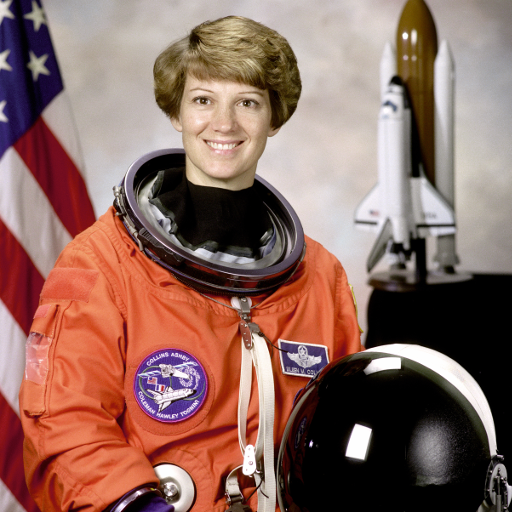
#> input picture skimage.data.astronaut(), 512 x 512 px
$ jupyter execute minimization.ipynb   (older library calls are emulated)
#> lines starting #> are read from the running program, lines starting #| are printed output that depends on the picture
### util.py
import numpy as np
import matplotlib.pyplot as plt

from scipy.signal import convolve2d, fftconvolve
from scipy.ndimage import filters
from scipy.optimize import OptimizeResult
from numpy.fft import fftn, ifftn
from itertools import chain
from skimage.draw import line_aa
from skimage.measure import compare_psnr
from math import sin, cos, pi, factorial

from PIL import Image

from richardson_lucy import richardson_lucy_matlab

def zero_pad(image, shape, position='corner'):
    """
    Extends image to a certain size with zeros
    Parameters
    ----------
    image: real 2d `numpy.ndarray`
        Input image
    shape: tuple of int
        Desired output shape of the image
    position : str, optional
        The position of the input image in the output one:
            * 'corner'
                top-left corner (default)
            * 'center'
                centered
    Returns
    -------
    padded_img: real `numpy.ndarray`
        The zero-padded image
    """
    shape = np.asarray(shape, dtype=int)
    imshape = np.asarray(image.shape, dtype=int)

    if np.alltrue(imshape == shape):
        return image

    if np.any(shape <= 0):
        raise ValueError("ZERO_PAD: null or negative shape given")

    dshape = shape - imshape
    if np.any(dshape < 0):
        raise ValueError("ZERO_PAD: target size smaller than source one")

    pad_img = np.zeros(shape, dtype=image.dtype)

    idx, idy = np.indices(imshape)

    if position == 'center':
        if np.any(dshape % 2 != 0):
            raise ValueError("ZERO_PAD: source and target shapes "
                             "have different parity.")
        offx, offy = dshape // 2
    else:
        offx, offy = (0, 0)

    pad_img[idx + offx, idy + offy] = image

    return pad_img

def psf2otf(psf, shape):
    """
    Convert point-spread function to optical transfer function.
    Compute the Fast Fourier Transform (FFT) of the point-spread
    function (PSF) array and creates the optical transfer function (OTF)
    array that is not influenced by the PSF off-centering.
    By default, the OTF array is the same size as the PSF array.
    To ensure that the OTF is not altered due to PSF off-centering, PSF2OTF
    post-pads the PSF array (down or to the right) with zeros to match
    dimensions specified in OUTSIZE, then circularly shifts the values of
    the PSF array up (or to the left) until the central pixel reaches (1,1)
    position.
    Parameters
    ----------
    psf : `numpy.ndarray`
        PSF array
    shape : int
        Output shape of the OTF array
    Returns
    -------
    otf : `numpy.ndarray`
        OTF array
    Notes
    -----
    Adapted from MATLAB psf2otf function
    """
    if np.all(psf == 0):
        return np.zeros_like(psf)

    inshape = psf.shape
    # Pad the PSF to outsize
    psf = zero_pad(psf, shape, position='corner')

    # Circularly shift OTF so that the 'center' of the PSF is
    # [0,0] element of the array
    for axis, axis_size in enumerate(inshape):
        psf = np.roll(psf, -int(axis_size / 2), axis=axis)

    # Compute the OTF
    otf = np.fft.fft2(psf)

    # Estimate the rough number of operations involved in the FFT
    # and discard the PSF imaginary part if within roundoff error
    # roundoff error  = machine epsilon = sys.float_info.epsilon
    # or np.finfo().eps
    n_ops = np.sum(psf.size * np.log2(psf.shape))
    otf = np.real_if_close(otf, tol=n_ops)

    return otf


def edgetaper(I, psf):
    """
    J = EDGETAPER(I,PSF) blurs the edges of image I using the point-spread
    function, PSF. The output image J is the weighted sum of the original
    image I and its blurred version. The weighting array, determined by the
    autocorrelation function of PSF, makes J equal to I in its central
    region, and equal to the blurred version of I near the edges.

    The EDGETAPER function reduces the ringing effect in image deblurring
    methods that use the discrete Fourier transform, such as DECONWNR,
    DECONVREG, and DECONVLUCY.

    Note that the size of the PSF cannot exceed half of the image size in any
    dimension.
    """
    # [I, PSF, sizeI, classI, sizePSF, numNSdim] = parse_inputs(varargin{:});
    if np.all(psf >= 0):
        psf /= psf.sum()
    # PSF size cannot be larger than sizeI/2 because windowing is performed
    # with PSF autocorrelation function
    if np.any(np.array(I.shape) <= np.array(psf.shape) * 2):
        raise ValueError(psf)

    numDim = len(psf.shape)
    beta = [0] * numDim
    for n in range(numDim):
        PSFproj = np.sum(psf, axis=n)
        z = np.real(ifftn(np.abs(fftn(PSFproj, (I.shape[n] - 1,)))**2))
        z = z/np.max(z)
        beta[n] = np.append(z, z[0])

    if numDim == 1:
        alpha = 1 - beta[0]
    else: # n == 2:
        alpha = np.matmul((1-beta[0]).reshape((I.shape[0], 1)), (1 - beta[1]).reshape(1, I.shape[1]))
    # n > 2 - not implemented
    otf = psf2otf(psf, I.shape);
    blurred = np.real(ifftn(fftn(I)*otf))
    #blurred = convolve2d(I, psf, 'same', 'wrap')#, 'symm')
    J = alpha * I + (1-alpha)*blurred

    return np.clip(J, np.min(I), np.max(I))

def show_results(original, noisy, result, titles=['Original Data', 'Blurred data', 'Restoration using\nRichardson-Lucy'], savefig=None):
    # Show results
    fig, ax = plt.subplots(nrows=1, ncols=3, figsize=(12, 10))
    plt.gray()

    for a in (ax[0], ax[1], ax[2]):
           a.axis('off')

    ax[0].imshow(original)
    ax[0].set_title(titles[0])

    ax[1].imshow(noisy)
    ax[1].set_title(titles[1])

    ax[2].imshow(result)#, vmin=noisy.min(), vmax=noisy.max())
    ax[2].set_title(titles[2])


    fig.subplots_adjust(wspace=0.02, hspace=0.2,
                        top=0.9, bottom=0.05, left=0, right=1)
    if savefig is not None:
        plt.savefig(savefig)
    plt.show()

def gkern2(kernlen=21, nsig=3):
    """Returns a 2D Gaussian kernel array."""

    # create nxn zeros
    inp = np.zeros((kernlen, kernlen))
    # set element at the middle to one, a dirac delta
    inp[kernlen//2, kernlen//2] = 1
    # gaussian-smooth the dirac, resulting in a gaussian filter mask
    return filters.gaussian_filter(inp, nsig)

# [44 lines left out: functions plot_corr, motion_blur_psf, motion_blur_psf_my, not called in this run]

def find_noise(image):
    N, M = image.shape
    F = fftn(image)
    part = .02
    area = F[int(N/2-N*part):int(N/2+N*part), int(M/2-M*part):int(M/2+M*part)]
    np.std
    np.var
    msv = np.sqrt(np.mean(np.abs(area) ** 2) / (N*M))
    I_res = ifftn(F-msv)
    NSR = msv**2 / np.var(I_res)
    return (msv, NSR)

def binomial(i, n):
    """Binomial coefficient"""
    return factorial(n) / float(
        factorial(i) * factorial(n - i))


def bernstein(t, i, n):
    """Bernstein polynom"""
    return binomial(i, n) * (t ** i) * ((1 - t) ** (n - i))


def bezier(t, points):
    """Calculate coordinate of a point in the bezier curve"""
    n = len(points) - 1
    x = y = 0
    for i, pos in enumerate(points):
        bern = bernstein(t, i, n)
        x += pos[0] * bern
        y += pos[1] * bern
    return int(x), int(y)


def bezier_curve_range(n, points):
    """Range of points in a curve bezier"""
    for i in range(n):
        t = i / float(n - 1)
        yield bezier(t, points)
"""
def bezier_psf(points, n=100):
    #print(points)
    curve = bezier_curve_range(n, points)
    r, c = zip(*[p for p in curve])
    psf = np.zeros((int(np.ceil(np.max(r)+1)), int(np.ceil(np.max(c)+1))))
    for rr, cc in zip(r,c):
        psf[rr, cc] += 1
    psf /= psf.sum()
    return psf
"""

def bezier_psf_aa(points, n=100):
    #print(points)
    curve = bezier_curve_range(n, points)
    X, Y = zip(*[p for p in curve])
    Y -= np.min(Y)
    X -= np.min(X)
    psf = np.zeros((int(np.ceil(np.max(Y)+2)), int(np.ceil(np.max(X)+2))))

    triangle_fun = lambda x: np.maximum(0, (1 - np.abs(x)))
    triangle_fun_prod = lambda x, y: np.multiply(triangle_fun(x), triangle_fun(y))
    triangle_fun_curve = lambda x, X: np.array([max(np.maximum(0, 1-np.abs(X-xx))) for xx in x])
    triangle_fun_curve2 = lambda x, y, X, Y: np.sqrt(triangle_fun_curve(x, X)**2  + triangle_fun_curve(y, Y)**2)

    x1 = np.floor(X).astype(np.int)
    x2 = x1+1
    y1 = np.floor(Y).astype(np.int)
    y2 = y1+1

    psf[y1, x1] += triangle_fun_curve2(X, Y, x1, y1)
    psf[y2, x1] += triangle_fun_curve2(X, Y, x1, y2)
    psf[y1, x2] += triangle_fun_curve2(X, Y, x2, y1)
    psf[y2, x2] += triangle_fun_curve2(X, Y, x2, y2)
    return psf/psf.sum()

def bezier_psf2(points, n=100):
    x = np.concatenate(([0], points[::2]))
    y = np.concatenate(([0], points[1::2]))
    xy = list(zip(x, y))
    return bezier_psf_aa(xy, n=n)

def compare_psnr_crop(im_true, im_test, crop_area=100, **kwargs):
    if crop_area is None:
        return compare_psnr(im_true, im_test, **kwargs)
    elif isinstance(crop_area, int):
        return compare_psnr(im_true[crop_area:-crop_area, crop_area:-crop_area],
                            im_test[crop_area:-crop_area, crop_area:-crop_area], **kwargs)
    else:
        return compare_psnr(im_true[crop_area[0]:crop_area[1], crop_area[2]:crop_area[3]],
                            im_test[crop_area[0]:crop_area[1], crop_area[2]:crop_area[3]], **kwargs)

def minimize_grad(fun, x0, grad=None, alpha=3, ftol = 1e-9, xtol=1e-4, maxiter=50, disp=False):
#> called with x0 = array of shape (2,), alpha = 1, ftol = 1e-09, xtol = 0.0001, maxiter = 100, disp = True
    # [8 lines left out: function gradient, not called in this run]
    def gradient2(x):
        fval = np.zeros((3,3))
        for dy in range(-1, 2):
            for dx in range(-1, 2):
                if not(dx == 0 and dy == 0):
                    fval[dy+1, dx+1] = fun(x+np.array([dx, dy]))
        sobel = np.array([[-1, 0, 1],
                          [-2, 0, 2],
                          [-1, 0, 1]])
        scale = np.sum(np.abs(sobel))
        dfdy = np.sum(fval * sobel.T)
        dfdx = np.sum(fval * sobel)
        G = np.array([dfdx, dfdy])
        return G# / np.sum(np.abs(G))

    if grad is None:
        grad = gradient2

    fin = False
    x = x0
    cur_f = fun(x)
    prev_f = cur_f
    iterations = 0
    nfev = 0
    prev_x = x

    #gradient loop
    while not fin:
        iterations += 1
        df = grad(x)
        nfev += 8

        if disp:
            print(x, prev_f, df)
        # optimal loop
        fin2 = False
        lamb = alpha
        while np.sum(np.abs(lamb*df)) > xtol:
            x1 = x - lamb*df
            cur_f = fun(x1)
            nfev += 1
            if cur_f < prev_f:
                x = x1
                prev_f= cur_f
            else:
                lamb *= -1/2
        #alpha *= .7
        #cur_f = fun(x)
        if disp:
            print(prev_x, x)
        if iterations >= maxiter or np.sum(np.abs(df))<ftol or np.sum(np.abs(prev_x-x))< xtol:
            fin = True
        prev_x = x
        prev_f = cur_f
    return OptimizeResult(x=x, nit=iterations, nfev=nfev)

def vec_len(x):
    return np.sqrt(np.sum(x**2))

# [9 lines left out: function second_point, not called in this run]

def funcToMinimizeCurved(xy, I_blurred, crop=100, *args, **kwargs):
    psf = bezier_psf2(xy, n=100)
    restored = richardson_lucy_matlab(I_blurred, psf, *args, **kwargs)
    I_restored = restored['image']
    #if 'useFFT' in kwargs and kwargs['useFFT']:
    df = fftconvolve(I_restored, psf, 'same') - I_blurred
    #else:
    #    df = convolve2d(I_restored, psf, 'same') - I_blurred
    return np.mean(np.square(df[crop:-crop, crop:-crop]))

def funcToMinimizeCurved2(xy1, xy2, I_blurred, crop=100, *args, **kwargs):
    xy = np.concatenate((np.array(xy1), np.array(xy2)))
    return funcToMinimizeCurved(xy=xy, I_blurred=I_blurred, crop=crop, *args, **kwargs)

def funcToMinimizeCurved3(xy2, xy1, I_blurred, crop=100, *args, **kwargs):
    xy = np.concatenate((np.array(xy1), np.array(xy2)))
    return funcToMinimizeCurved(xy=xy, I_blurred=I_blurred, crop=crop, *args, **kwargs)

def funcToMinimizeCurvedNormal(dist, xy2, I_blurred, crop=100, *args, **kwargs):
    xy = second_point(xy2, dist)
    return funcToMinimizeCurved2(xy1=xy, xy2=xy2, I_blurred=I_blurred, crop=crop, *args, **kwargs)

# [19 lines left out: functions npArrayToPng, show_and_save_image, not called in this run]

### richardson_lucy.py
import numpy as np
from scipy.signal import fftconvolve, convolve2d
from numpy.fft import fftn, ifftn
from scipy.stats.stats import pearsonr

def row_correlation(image):
    return pearsonr(image[1:,:].ravel(), image[:-1,:].ravel())[0]

def col_correlation(image):
    return pearsonr(image[:,1:].ravel(), image[:,:-1].ravel())[0]


def zero_pad(image, shape, position='corner'):
    """
    Extends image to a certain size with zeros
    Parameters
    ----------
    image: real 2d `numpy.ndarray`
        Input image
    shape: tuple of int
        Desired output shape of the image
    position : str, optional
        The position of the input image in the output one:
            * 'corner'
                top-left corner (default)
            * 'center'
                centered
    Returns
    -------
    padded_img: real `numpy.ndarray`
        The zero-padded image
    """
    shape = np.asarray(shape, dtype=int)
    imshape = np.asarray(image.shape, dtype=int)

    if np.alltrue(imshape == shape):
        return image

    if np.any(shape <= 0):
        raise ValueError("ZERO_PAD: null or negative shape given")

    dshape = shape - imshape
    if np.any(dshape < 0):
        raise ValueError("ZERO_PAD: target size smaller than source one")

    pad_img = np.zeros(shape, dtype=image.dtype)

    idx, idy = np.indices(imshape)

    if position == 'center':
        if np.any(dshape % 2 != 0):
            raise ValueError("ZERO_PAD: source and target shapes "
                             "have different parity.")
        offx, offy = dshape // 2
    else:
        offx, offy = (0, 0)

    pad_img[idx + offx, idy + offy] = image

    return pad_img

def psf2otf(psf, shape):
    """
    Convert point-spread function to optical transfer function.
    Compute the Fast Fourier Transform (FFT) of the point-spread
    function (PSF) array and creates the optical transfer function (OTF)
    array that is not influenced by the PSF off-centering.
    By default, the OTF array is the same size as the PSF array.
    To ensure that the OTF is not altered due to PSF off-centering, PSF2OTF
    post-pads the PSF array (down or to the right) with zeros to match
    dimensions specified in OUTSIZE, then circularly shifts the values of
    the PSF array up (or to the left) until the central pixel reaches (1,1)
    position.
    Parameters
    ----------
    psf : `numpy.ndarray`
        PSF array
    shape : int
        Output shape of the OTF array
    Returns
    -------
    otf : `numpy.ndarray`
        OTF array
    Notes
    -----
    Adapted from MATLAB psf2otf function
    """
    if np.all(psf == 0):
        return np.zeros_like(psf)

    inshape = psf.shape
    # Pad the PSF to outsize
    psf = zero_pad(psf, shape, position='corner')

    # Circularly shift OTF so that the 'center' of the PSF is
    # [0,0] element of the array
    for axis, axis_size in enumerate(inshape):
        psf = np.roll(psf, -int(axis_size / 2), axis=axis)

    # Compute the OTF
    otf = np.fft.fft2(psf)

    # Estimate the rough number of operations involved in the FFT
    # and discard the PSF imaginary part if within roundoff error
    # roundoff error  = machine epsilon = sys.float_info.epsilon
    # or np.finfo().eps
    n_ops = np.sum(psf.size * np.log2(psf.shape))
    otf = np.real_if_close(otf, tol=n_ops)

    return otf

def corelucy(Y, H, dampar22, wI, readout, eps):
    """
    CORELUCY Accelerated Damped Lucy-Richarson Operator.
    Calculates function that when used with the scaled projected array
    produces the next iteration array that maximizes the likelihood that
    the entire suite satisfies the Poisson statistics.
    """
    reBlurred = np.real(ifftn(H *fftn(Y)))

    # 2. An Estimate for the next step
    reBlurred += readout;
    reBlurred[reBlurred <= 0] = eps;
    #reBlurred[reBlurred < eps] = eps;
    AnEstim = wI / reBlurred + eps;

    # 3. Damping if needed
    if dampar22 == 0: # No Damping
        ImRatio = AnEstim
    else: # Damping of the image relative to dampar22 = (N*sigma)^2
        gm = 10;
        g = (wI * np.log(AnEstim)+ reBlurred - wI) / dampar22;
        g = np.minimum(g,1);
        G = (g**(gm-1))*(gm-(gm-1)*g);
        ImRatio = 1 + G * (AnEstim - 1);
    return fftn(ImRatio)

def richardson_lucy_matlab(image, psf, iterations=50, dampar=0, weight=None, readout=0,
                           eps=2.22e-16, clip=True):
    """ Richardson-Lucy deconvolution.

    Parameters
    ----------
    image : ndarray
       Input degraded image (can be N dimensional).
    psf : ndarray
       The point spread function.
    iterations : int
       Number of iterations. This parameter plays the role of
       regularisation.
    """
    H = psf2otf(psf, image.shape)
    prev_image = image.copy()
    prev_prev_image = 0
    internal = np.zeros((image.size,2))
    internal[:,1] = 0

    if weight is None:
        weight = np.ones(image.shape)

    wI = np.maximum(weight * (readout + image), 0)
    scale = np.real(ifftn(np.conj(H)*fftn(weight))) + np.sqrt(eps)
    del weight

    dampar22 = np.square(dampar)/2

    # 3 L_R Iterations
    lambd = 2 * np.any(internal != 0)
    correlation_X = [col_correlation(image)]
    correlation_Y = [row_correlation(image)]
    for k in range(lambd+1, lambd+1 + iterations):
        # 3.a Make an image predictions for the next iteration
        if k > 2:
            lambd = (internal[:,0].T.dot(internal[:,1])) / (internal[:,1].T.dot(internal[:,1]) + eps)
            lambd = np.maximum(np.minimum(lambd, 1), 0) # stability enforcement saturation
        Y = np.maximum(prev_image + lambd*(prev_image - prev_prev_image), 0) # plus positivity constraint

        # 3.b Make core for the LR estimation
        CC = corelucy(Y, H, dampar22, wI, readout, eps)

        # 3.c Determine next iteration image and apply poitivity constraint
        prev_prev_image = prev_image
        prev_image = np.maximum(Y * np.real(ifftn(np.conj(H) * CC)) / scale, 0)#np.conj(psf)
        del CC
        if clip:
            prev_image[prev_image > 1] = 1
            #prev_image[prev_image < eps] = eps
        correlation_X.append(col_correlation(prev_image))
        correlation_Y.append(row_correlation(prev_image))
        internal[:,1] = internal[:,0]
        internal[:,0] = (prev_image-Y).ravel()
    del wI, scale, Y
    return {'image': prev_image,
            'correlationX': np.array(correlation_X)/(image.size-1),
            'correlationY': np.array(correlation_Y)/(image.size-1)}

### minimization.ipynb
# Тестирование кастомного минимизатора градиентного спуска
Время работы: 6:25

[cell 1]
import numpy as np
from skimage import color, data, restoration, img_as_float, io
from scipy.signal import convolve2d as conv2

from skimage.restoration import richardson_lucy
from skimage.measure import compare_psnr
from functools import partial
from scipy.optimize import minimize
from scipy.optimize import OptimizeResult
from tqdm import tqdm_notebook

from util import *
from richardson_lucy import *

[cell 2]
def fun(x):
    return np.sum((x - np.array([1, 2]))**2)

[cell 3]
x0 = np.array([-1, -1])
xx = np.array([1, 2])

[cell 4]
fun(xx), fun(x0)

[cell 5]
def fun2(x):
    return (x[0] - 5)**2 + 2 * (x[1] - 10)**2

[cell 6]
minimize_grad(fun2, np.array([0, 0]), alpha=1, disp=True, maxiter=100)

[cell 7]
astro = color.rgb2gray(data.astronaut())
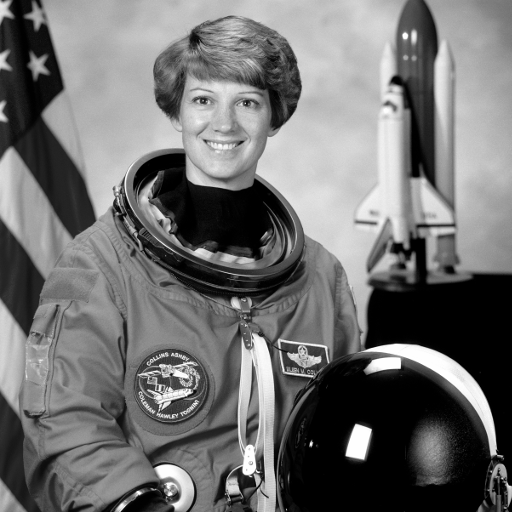
#> astro: shape (512, 512) float64; min 0, max 1, mean 0.442
liftingbody = img_as_float(io.imread('liftingbody.png'))
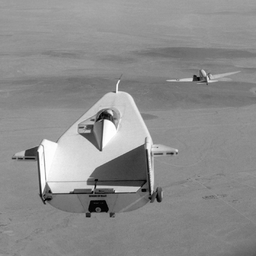
#> input picture liftingbody.png, 256 x 256 px, shrunk from 512 x 512 before the run
iterations = 30

[cell 8]
sz = 21
deg = 5
points_real = [(deg - 1) * sz // deg - 1, sz // deg, sz - 1, 2*sz - 1]
print(points_real)
#points_real = [sz, 0, sz, sz]
psf_bezier = bezier_psf2(points_real)
plt.imshow(psf_bezier, 'gray')
# [4 lines of commented-out code are left out]
plt.show()
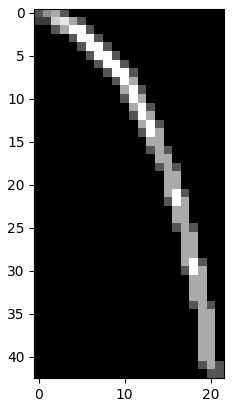
#> figure drawn by matplotlib, 1 panel

[cell 9]
lifting_bezier_blurred = convolve2d(liftingbody, psf_bezier, 'same', 'symm')
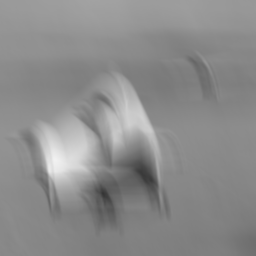
#> lifting_bezier_blurred: shape (256, 256) float64; min 0.21, max 0.948, mean 0.549
lifting_bezier_blurred = edgetaper(lifting_bezier_blurred, gkern2(60,10))
#> in edgetaper, `psf /= psf.sum()`:
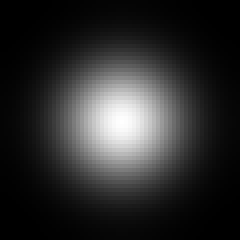
#> psf: shape (60, 60) float64 (shown 4 times larger); min 5.93e-07, max 0.00159, mean 0.000278; drawn with min black and max white
#> after the loop in edgetaper, `for n in range(numDim):`: beta = 2 items
#> in edgetaper, `alpha = np.matmul((1-beta[0]).reshape((I.shape[0], 1)), (1 - beta[1])...`:
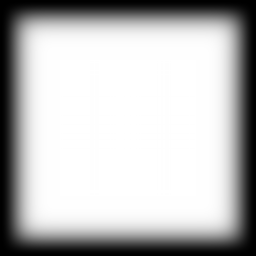
#> alpha: shape (256, 256) float64; min 0, max 1, mean 0.736
#> in edgetaper, `blurred = np.real(ifftn(fftn(I)*otf))`:
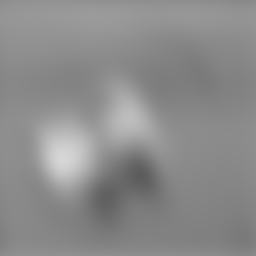
#> blurred: shape (256, 256) float64; min 0.363, max 0.842, mean 0.549
plt.imshow(lifting_bezier_blurred, 'gray')
plt.show()

[cell 10]
s_n, S_find = find_noise(lifting_bezier_blurred)
#> in find_noise, `msv = np.sqrt(np.mean(np.abs(area) ** 2) / (N*M))`: msv = 6.87e-06
#> in find_noise, `NSR = msv**2 / np.var(I_res)`: NSR = 7.57e-09
#> s_n = 6.87e-06; S_find = 7.57e-09
s_n
#> Out = 6.87e-06

[cell 11]
deconv = richardson_lucy_matlab(
    lifting_bezier_blurred,
    psf_bezier,
    iterations=iterations,
    clip=True,
    dampar=0.004)
#> in richardson_lucy_matlab, `H = psf2otf(psf, image.shape)`:
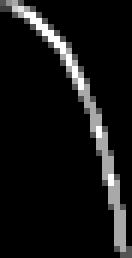
#> psf: shape (43, 22) float64 (shown 6 times larger); min 0, max 0.0133, mean 0.00106; drawn with min black and max white
#> in richardson_lucy_matlab, `correlation_X = [col_correlation(image)]`: correlation_X = [0.994]
#> in richardson_lucy_matlab, `correlation_Y = [row_correlation(image)]`: correlation_Y = [0.998]
#> the loop in richardson_lucy_matlab, `for k in range(lambd+1, lambd+1 + iterations):` made 30 passes
#> pass 1, in corelucy, `AnEstim = wI / reBlurred + eps;`:
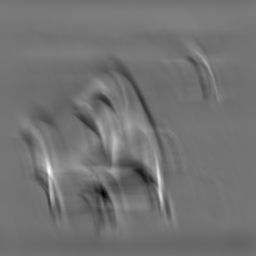
#> AnEstim: shape (256, 256) float64; min 0.529, max 1.57, mean 0.999; drawn with min black and max white
#> pass 1, in corelucy, `g = (wI * np.log(AnEstim)+ reBlurred - wI) / dampar22;`:
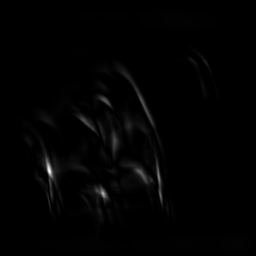
#> g: shape (256, 256) float64; min 2.22e-10, max 9925.1, mean 101.1; drawn with min black and max white
#> (the rest of the program and of its run is left out)
